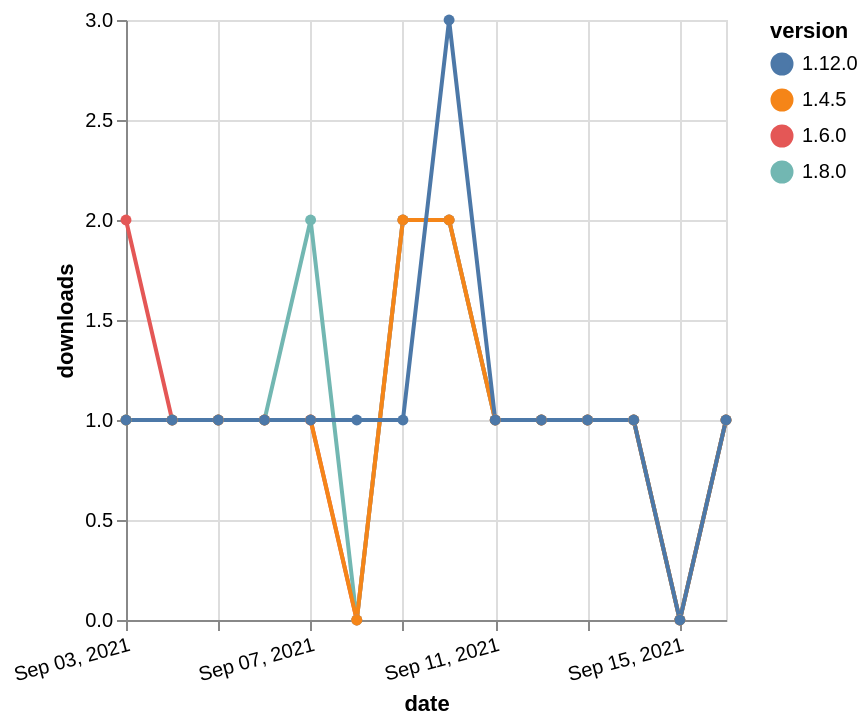

Write the Vega-Lite specification saved for this chart.
### Vega-Lite specification from a JSON file in a GitHub repository (floating-point values rounded to 4 significant figures)
{"$schema": "https://vega.github.io/schema/vega-lite/v5.json", "description": "A simple bar chart with embedded data.", "data": {"values": [{"date": "2021-09-03", "total": 321, "delta": 2, "version": "1.6.0"}, {"date": "2021-09-04", "total": 322, "delta": 1, "version": "1.6.0"}, {"date": "2021-09-05", "total": 323, "delta": 1, "version": "1.6.0"}, {"date": "2021-09-06", "total": 324, "delta": 1, "version": "1.6.0"}, {"date": "2021-09-07", "total": 325, "delta": 1, "version": "1.6.0"}, {"date": "2021-09-08", "total": 325, "delta": 0, "version": "1.6.0"}, {"date": "2021-09-09", "total": 327, "delta": 2, "version": "1.6.0"}, {"date": "2021-09-10", "total": 329, "delta": 2, "version": "1.6.0"}, {"date": "2021-09-11", "total": 330, "delta": 1, "version": "1.6.0"}, {"date": "2021-09-12", "total": 331, "delta": 1, "version": "1.6.0"}, {"date": "2021-09-13", "total": 332, "delta": 1, "version": "1.6.0"}, {"date": "2021-09-14", "total": 333, "delta": 1, "version": "1.6.0"}, {"date": "2021-09-15", "total": 333, "delta": 0, "version": "1.6.0"}, {"date": "2021-09-16", "total": 334, "delta": 1, "version": "1.6.0"}, {"date": "2021-09-03", "total": 427, "delta": 1, "version": "1.8.0"}, {"date": "2021-09-04", "total": 428, "delta": 1, "version": "1.8.0"}, {"date": "2021-09-05", "total": 429, "delta": 1, "version": "1.8.0"}, {"date": "2021-09-06", "total": 430, "delta": 1, "version": "1.8.0"}, {"date": "2021-09-07", "total": 432, "delta": 2, "version": "1.8.0"}, {"date": "2021-09-08", "total": 432, "delta": 0, "version": "1.8.0"}, {"date": "2021-09-09", "total": 434, "delta": 2, "version": "1.8.0"}, {"date": "2021-09-10", "total": 436, "delta": 2, "version": "1.8.0"}, {"date": "2021-09-11", "total": 437, "delta": 1, "version": "1.8.0"}, {"date": "2021-09-12", "total": 438, "delta": 1, "version": "1.8.0"}, {"date": "2021-09-13", "total": 439, "delta": 1, "version": "1.8.0"}, {"date": "2021-09-14", "total": 440, "delta": 1, "version": "1.8.0"}, {"date": "2021-09-15", "total": 440, "delta": 0, "version": "1.8.0"}, {"date": "2021-09-16", "total": 441, "delta": 1, "version": "1.8.0"}, {"date": "2021-09-03", "total": 241, "delta": 1, "version": "1.4.5"}, {"date": "2021-09-04", "total": 242, "delta": 1, "version": "1.4.5"}, {"date": "2021-09-05", "total": 243, "delta": 1, "version": "1.4.5"}, {"date": "2021-09-06", "total": 244, "delta": 1, "version": "1.4.5"}, {"date": "2021-09-07", "total": 245, "delta": 1, "version": "1.4.5"}, {"date": "2021-09-08", "total": 245, "delta": 0, "version": "1.4.5"}, {"date": "2021-09-09", "total": 247, "delta": 2, "version": "1.4.5"}, {"date": "2021-09-10", "total": 249, "delta": 2, "version": "1.4.5"}, {"date": "2021-09-11", "total": 250, "delta": 1, "version": "1.4.5"}, {"date": "2021-09-12", "total": 251, "delta": 1, "version": "1.4.5"}, {"date": "2021-09-13", "total": 252, "delta": 1, "version": "1.4.5"}, {"date": "2021-09-14", "total": 253, "delta": 1, "version": "1.4.5"}, {"date": "2021-09-15", "total": 253, "delta": 0, "version": "1.4.5"}, {"date": "2021-09-16", "total": 254, "delta": 1, "version": "1.4.5"}, {"date": "2021-09-03", "total": 197, "delta": 1, "version": "1.12.0"}, {"date": "2021-09-04", "total": 198, "delta": 1, "version": "1.12.0"}, {"date": "2021-09-05", "total": 199, "delta": 1, "version": "1.12.0"}, {"date": "2021-09-06", "total": 200, "delta": 1, "version": "1.12.0"}, {"date": "2021-09-07", "total": 201, "delta": 1, "version": "1.12.0"}, {"date": "2021-09-08", "total": 202, "delta": 1, "version": "1.12.0"}, {"date": "2021-09-09", "total": 203, "delta": 1, "version": "1.12.0"}, {"date": "2021-09-10", "total": 206, "delta": 3, "version": "1.12.0"}, {"date": "2021-09-11", "total": 207, "delta": 1, "version": "1.12.0"}, {"date": "2021-09-12", "total": 208, "delta": 1, "version": "1.12.0"}, {"date": "2021-09-13", "total": 209, "delta": 1, "version": "1.12.0"}, {"date": "2021-09-14", "total": 210, "delta": 1, "version": "1.12.0"}, {"date": "2021-09-15", "total": 210, "delta": 0, "version": "1.12.0"}, {"date": "2021-09-16", "total": 211, "delta": 1, "version": "1.12.0"}]}, "width": "container", "mark": {"type": "line", "point": {"filled": true}}, "encoding": {"x": {"field": "date", "type": "temporal", "timeUnit": "yearmonthdate", "title": "date", "axis": {"labelAngle": -15}}, "y": {"field": "delta", "type": "quantitative", "title": "downloads"}, "color": {"field": "version", "type": "nominal"}, "tooltip": {"field": "delta"}}}
